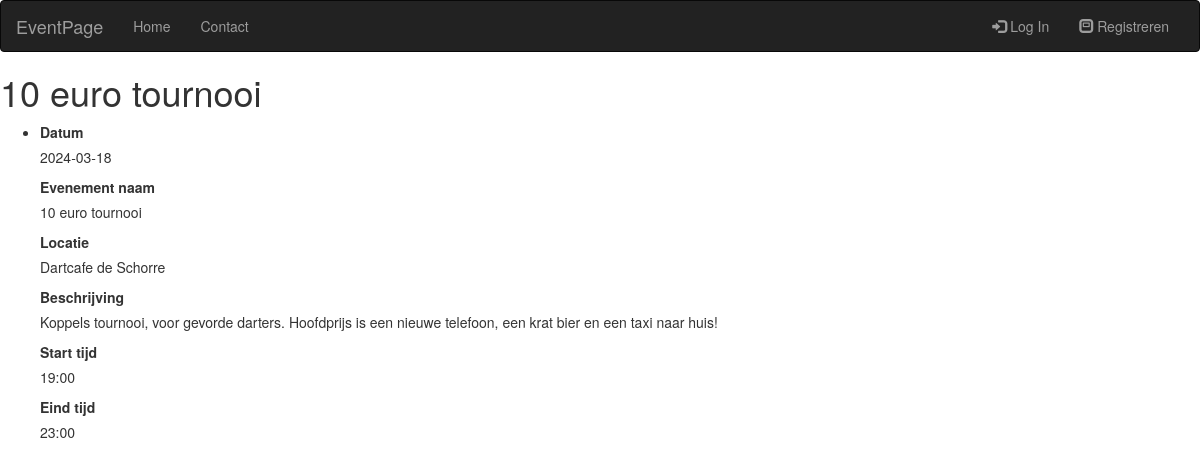
Screenshot of /event/2 with the database file from the repository.
### tables this page shows
CREATE TABLE events (
            id INTEGER PRIMARY KEY AUTOINCREMENT,
            name TEXT NOT NULL,
            description TEXT NOT NULL,
            event_date DATE NOT NULL,
            start_time TEXT NOT NULL,            
            end_time TEXT NOT NULL,
            location TEXT NOT NULL,
            agenda_id INTEGER NOT NULL,
            date_created DATE NOT NULL DEFAULT CURRENT_TIMESTAMP,
            FOREIGN KEY (agenda_id) REFERENCES agendas (id)
        );

### routes/routes.py (the view)
@bp.route("/event/<int:event_id>")
def event_detail(event_id):
    events = get_events()
    selected_event = None
    for event in events:
        if event['id'] == event_id:
            selected_event = event
    if selected_event:
        return render_template("event.html", events=selected_event)
    else:
        return render_template("404_not_found.html")

### controllers/auth_controllers.py (called while the page is built)
def get_events():
    event_model = EventCalendarDB()
    return event_model.get_all_events()

### models/model.py (called while the page is built)
    def _connect(self):
        return sqlite3.connect(self.db_path)

    def get_all_events(self):
        conn = self._connect()
        conn.row_factory = sqlite3.Row
        cursor = conn.cursor()
        query = 'SELECT * FROM events'
        print(f"Query: {query}")
        try:
            events = cursor.execute(query).fetchall()
        except Exception as e:
            print(f"Error executing query: {e}")
            return []
        conn.close()
        print(events)
        return events

### templates/event.html (shortened to what this page needs)
<!DOCTYPE html>
<html lang="en">
<head>
    <link rel="stylesheet" href="https://maxcdn.bootstrapcdn.com/bootstrap/3.4.1/css/bootstrap.min.css">
</head>
<body>
{% include 'navbar.html' %}
<h1>{{ events.name }}</h1>
  <div class="event">
    <ul>
        <li>
             <label>Datum</label>
        <p>{{ events.event_date }}</p>
             <label>Evenement naam</label>
        <p> {{ events.name }}</p>
             <label>Locatie</label>
        <p>  {{ events.location }} </p>
            <label>Beschrijving</label>
        <p>  {{ events.description }} </p>
             <label>Start tijd</label>
        <p>  {{ events.start_time }} </p>
             <label>Eind tijd</label>
        <p>  {{ events.end_time }} </p>
        </li>
    </ul>
  </div>
</body>
</html>

### rows the page displays
events: name "10 euro tournooi", event_date "2024-03-18", location "Dartcafe de Schorre", description "Koppels tournooi, voor gevorde darters. Hoofdprijs is een nieuwe telefoon, een krat bier en een taxi naar huis!", start_time "19:00", end_time "23:00"
